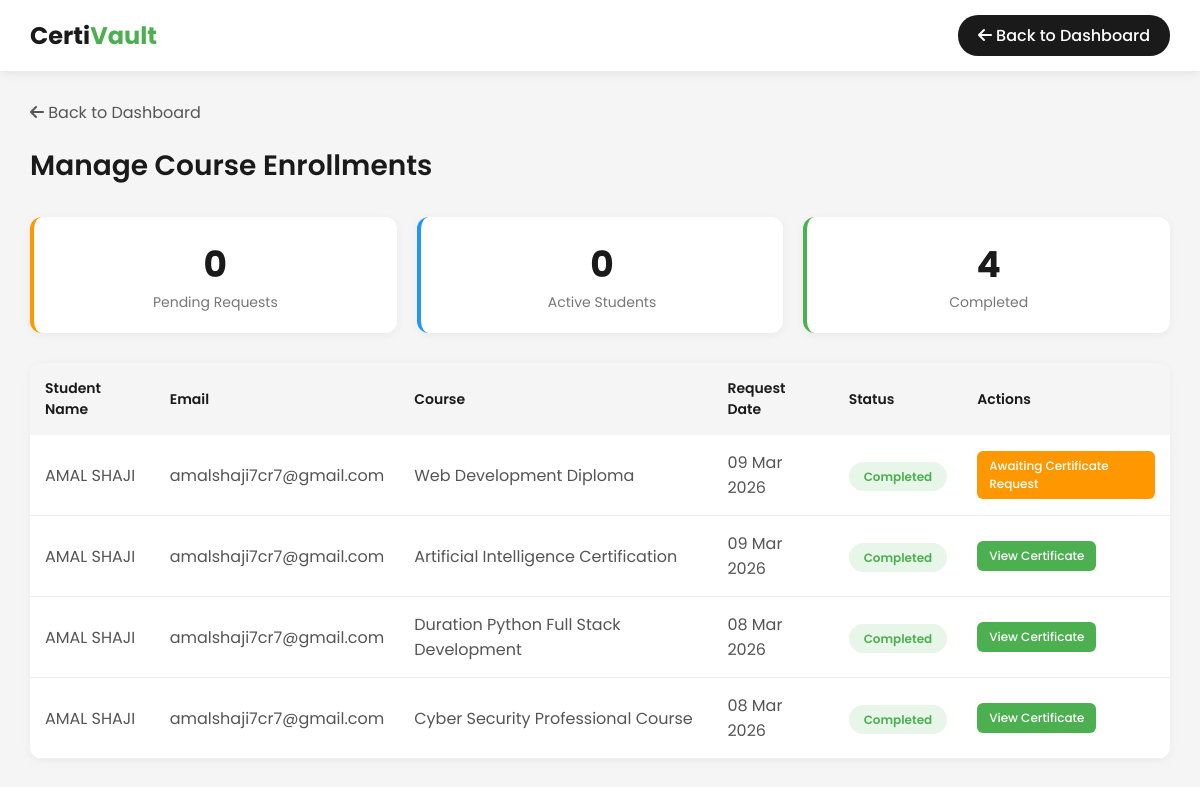
The app's page /institute/manage-enrollments/ (signed in) with its own data.
### students/models.py (models this page shows, shortened)
class Enrollment(models.Model):
    STATUS_CHOICES = (
        ('Pending', 'Pending'),
        ('Approved', 'Approved'),
        ('Rejected', 'Rejected'),
        ('Completed', 'Completed'),
    )
    student = models.ForeignKey(
        Student,
        on_delete=models.CASCADE,
        related_name="enrollments"
    )
    institute = models.ForeignKey(
        Institute,
        on_delete=models.CASCADE
    )
    course = models.ForeignKey(
        Course,
        on_delete=models.CASCADE
    )
    course_year = models.IntegerField(
        default=current_year
    )
    request_date = models.DateTimeField(
        auto_now_add=True
    )
    status = models.CharField(
        max_length=20,
        choices=STATUS_CHOICES,
        default="Pending"
    )
    completion_date = models.DateField(
        null=True,
        blank=True
    )
    marks = models.DecimalField(
        max_digits=5,
        decimal_places=2,
        null=True,
        blank=True,
        help_text="Marks obtained in the course"
    )
    certificate_generated = models.BooleanField(
        default=False,
        help_text="Whether certificate has been generated"
    )
    certificate_file = models.FileField(
        upload_to='student_certificates/',
        null=True,
        blank=True
    )
    blockchain_tx_hash = models.CharField(
        max_length=100,
        null=True,
        blank=True,
        help_text="Blockchain transaction hash for certificate verification"
    )
    certificate_hash = models.CharField(
        max_length=64,
        null=True,
        blank=True,
        help_text="SHA256 hash of the certificate file for blockchain verification"
    )
    created_at = models.DateTimeField(
        auto_now_add=True
    )

class Student(models.Model):
    user = models.OneToOneField(
        CustomUser,
        on_delete=models.CASCADE
    )
    student_id = models.CharField(
        max_length=50,
        unique=True
    )
    full_name = models.CharField(
        max_length=150
    )
    email = models.EmailField(
        unique=True,
        null=True,
        blank=True
    )
    phone = models.CharField(
        max_length=15
    )
    address = models.TextField()
    profile_photo = models.ImageField(
        upload_to="student_photos/",
        null=True,
        blank=True
    )
    created_at = models.DateTimeField(
        auto_now_add=True
    )

### institute/models.py (models this page shows, shortened)
class Course(models.Model):
    institute = models.ForeignKey(
        Institute,
        on_delete=models.CASCADE,
        related_name="courses"
    )
    course_name = models.CharField(max_length=200)
    duration_months = models.IntegerField()
    created_at = models.DateTimeField(auto_now_add=True)

### institute/views.py (the view)
# urls.py: path('manage-enrollments/', views.manage_enrollments, name='manage_enrollments'),
@login_required
def manage_enrollments(request):
    if request.user.user_type != "institution":
        return redirect("institution_login")
    try:
        institute = Institute.objects.get(user=request.user)
    except Institute.DoesNotExist:
        messages.error(request, "Institute profile not found.")
        return redirect("institution_dashboard")
    enrollments = Enrollment.objects.filter(
        institute=institute
    ).select_related('student', 'course').order_by('-created_at')
    pending_count = enrollments.filter(status='Pending').count()
    approved_count = enrollments.filter(status='Approved').count()
    completed_count = enrollments.filter(status='Completed').count()
    return render(request, "institute/manage_enrollments.html", {
        'enrollments': enrollments,
        'pending_count': pending_count,
        'approved_count': approved_count,
        'completed_count': completed_count,
    })

### templates/institute/manage_enrollments.html (shortened to what this page needs)
<!DOCTYPE html>
<html lang="en">
<head>
    <link rel="stylesheet" href="https://cdnjs.cloudflare.com/ajax/libs/font-awesome/6.4.0/css/all.min.css">
</head>
<body>
    <nav class="navbar">
        <div class="logo">Certi<span>Vault</span></div>
        <div class="navbar-right">
            <a href="/accounts/institution/dashboard/" class="logout-btn">
                <i class="fas fa-arrow-left"></i> Back to Dashboard
            </a>
        </div>
    </nav>
    <div class="main-content">
        <a href="/accounts/institution/dashboard/" class="back-link">
            <i class="fas fa-arrow-left"></i> Back to Dashboard
        </a>
        <div class="page-header">
            <h1>Manage Course Enrollments</h1>
        </div>
        <div class="stats-container">
            <div class="stat-card pending">
                <div class="stat-number">{{ pending_count }}</div>
                <div class="stat-label">Pending Requests</div>
            </div>
            <div class="stat-card approved">
                <div class="stat-number">{{ approved_count }}</div>
                <div class="stat-label">Active Students</div>
            </div>
            <div class="stat-card completed">
                <div class="stat-number">{{ completed_count }}</div>
                <div class="stat-label">Completed</div>
            </div>
        </div>
        <div class="table-container">
            <table>
                <thead>
                    <tr>
                        <th>Student Name</th>
                        <th>Email</th>
                        <th>Course</th>
                        <th>Request Date</th>
                        <th>Status</th>
                        <th>Actions</th>
                    </tr>
                </thead>
                <tbody>
                    {% for enrollment in enrollments %}
                    <tr>
                        <td>{{ enrollment.student.full_name }}</td>
                        <td>{{ enrollment.student.email }}</td>
                        <td>{{ enrollment.course.course_name }}</td>
                        <td>{{ enrollment.created_at|date:"d M Y" }}</td>
                        <td>
                            <span class="status-badge status-{{ enrollment.status|lower }}">
                                {{ enrollment.status }}
                            </span>
                        </td>
                        <td>
                            <div class="action-btns">
                                {% if enrollment.status == 'Pending' %}
                                <a href="{% url 'institute:update_enrollment' enrollment.id 'approve' %}" class="btn btn-approve">Approve</a>
                                <a href="{% url 'institute:update_enrollment' enrollment.id 'reject' %}" class="btn btn-reject">Reject</a>
                                {% elif enrollment.status == 'Approved' %}
                                <a href="{% url 'institute:update_enrollment' enrollment.id 'complete' %}" class="btn btn-complete">Mark Complete</a>
                                {% elif enrollment.status == 'Completed' %}
                                {% if enrollment.certificate_generated %}
                                <a href="{{ enrollment.certificate_file.url }}" class="btn btn-issue" target="_blank">View Certificate</a>
                                {% else %}
                                <span class="btn" style="background: #FF9800; color: white;">Awaiting Certificate Request</span>
                                {% endif %}
                                {% endif %}
                            </div>
                        </td>
                    </tr>
                    {% empty %}
                    <tr>
                        <td colspan="6" style="text-align: center; padding: 40px; color: #777;">
                            No enrollment requests yet.
                        </td>
                    </tr>
                    {% endfor %}
                </tbody>
            </table>
        </div>
    </div>
</body>
</html>

### templates/institute/manage_enrollments.html (style rules this page uses)
* { margin: 0; padding: 0; box-sizing: border-box; font-family: 'Poppins', sans-serif; }
body { background-color: #f5f5f5; min-height: 100vh; }
.navbar { background: white; padding: 15px 30px; display: flex; justify-content: space-between; align-items: center; box-shadow: 0 2px 10px rgba(0,0,0,0.08); position: fixed; width: 100%; top: 0; z-index: 1000; }
.logo { font-size: 24px; font-weight: 700; color: #1a1a1a; }
.logo span { color: #4CAF50; }
.navbar-right { display: flex; align-items: center; gap: 20px; }
.logout-btn { padding: 8px 20px; background: #1a1a1a; color: white; border: none; border-radius: 20px; cursor: pointer; font-weight: 500; text-decoration: none; }
.main-content { padding: 30px; max-width: 1200px; margin: 0 auto; margin-top: 70px; }
.page-header { margin-bottom: 30px; }
.page-header h1 { font-size: 28px; color: #1a1a1a; font-weight: 600; }
.stats-container { display: grid; grid-template-columns: repeat(auto-fit, minmax(200px, 1fr)); gap: 20px; margin-bottom: 30px; }
.stat-card { background: white; padding: 20px; border-radius: 12px; box-shadow: 0 2px 10px rgba(0,0,0,0.05); text-align: center; }
.stat-card.pending { border-left: 4px solid #FF9800; }
.stat-card.approved { border-left: 4px solid #2196F3; }
.stat-card.completed { border-left: 4px solid #4CAF50; }
.stat-number { font-size: 36px; font-weight: 700; color: #1a1a1a; }
.stat-label { font-size: 14px; color: #777; }
.table-container { background: white; border-radius: 12px; box-shadow: 0 2px 10px rgba(0,0,0,0.05); overflow: hidden; }
table { width: 100%; border-collapse: collapse; }
th { background: #f5f5f5; padding: 15px; text-align: left; font-weight: 600; color: #1a1a1a; font-size: 14px; }
td { padding: 15px; border-bottom: 1px solid #eee; color: #555; }
.status-badge { padding: 6px 15px; border-radius: 20px; font-size: 12px; font-weight: 600; }
.status-completed { background: #E8F5E9; color: #4CAF50; }
.action-btns { display: flex; gap: 8px; }
.btn { padding: 6px 12px; border: none; border-radius: 6px; cursor: pointer; font-size: 12px; font-weight: 500; text-decoration: none; display: inline-block; }
.btn-issue { background: #4CAF50; color: white; }
.back-link { display: inline-block; margin-bottom: 20px; color: #555; text-decoration: none; }

### records on screen
Enrollment: student.full_name "AMAL SHAJI", student.email "amalshaji7cr7@gmail.com", course.course_name "Web Development Diploma", created_at "09 Mar 2026", status "Completed", certificate_generated "Awaiting Certificate Request"
Enrollment: student.full_name "AMAL SHAJI", student.email "amalshaji7cr7@gmail.com", course.course_name "Artificial Intelligence Certification", created_at "09 Mar 2026", status "Completed"
Enrollment: student.full_name "AMAL SHAJI", student.email "amalshaji7cr7@gmail.com", course.course_name "Duration Python Full Stack Development", created_at "08 Mar 2026", status "Completed"
Enrollment: student.full_name "AMAL SHAJI", student.email "amalshaji7cr7@gmail.com", course.course_name "Cyber Security Professional Course", created_at "08 Mar 2026", status "Completed"

### other values on screen
{{ pending_count }} "0"
{{ approved_count }} "0"
{{ completed_count }} "4"
